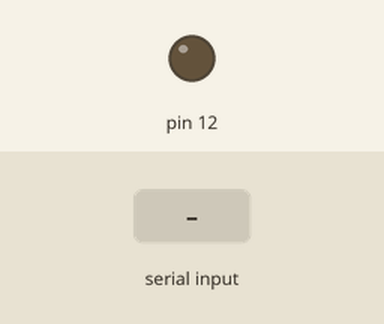
Recording of a sketch running on a simulated Arduino Uno, built with avr-gcc and run on an emulated ATmega328P. Shown: output pins drawn as LEDs (lit = HIGH). Inputs (shaded band) come from the test bench.

Above: at 1.3 s.
1.4 s: "2" received over the second serial link
At 2.6 s:
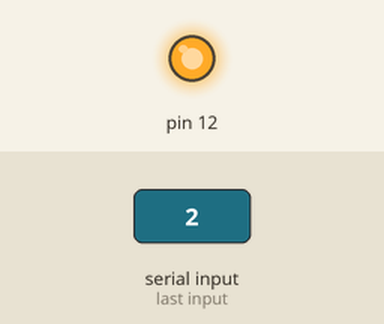
2.9 s: "1" received over the second serial link
At 3.8 s:
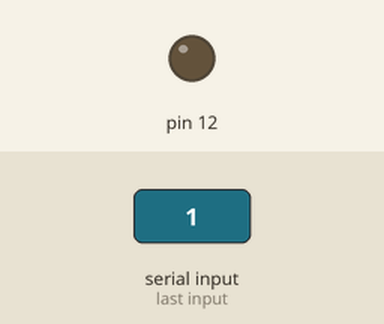
Timing chart, 0 to 5.9 s (numbered marks = the images above; inputs shaded):
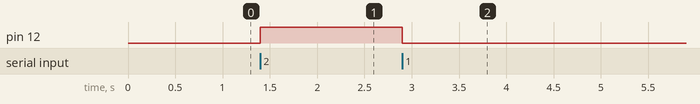

The sketch:

ENCENDIDO_Y_APAGADO_DE_LED_CON_BLUET.ino
```cpp
#include <SoftwareSerial.h>//LIBRERIA DEL BLUETOOTH

char estado;
SoftwareSerial blue(4,3);//TX-RX


void setup() {
  pinMode(12,OUTPUT);
  blue.begin(9600);
  for(int i=1;i<50;i++){blue.println("");}
  blue.println("Conectado");
}

void loop() {
  if(blue.available()){
      estado=blue.read();
      switch(estado){
          case '1':
            digitalWrite(12,LOW);
            delay(500);
            break;
          case '2':
            digitalWrite(12,HIGH);
            delay(500);
            break;
          default:
            delay(500);
            blue.print(estado);
        }
    }
}
```

Measured:
- after the input at 1.4 s, pin 12: LOW → HIGH at once
- after the input at 2.9 s, pin 12: HIGH → LOW at once
